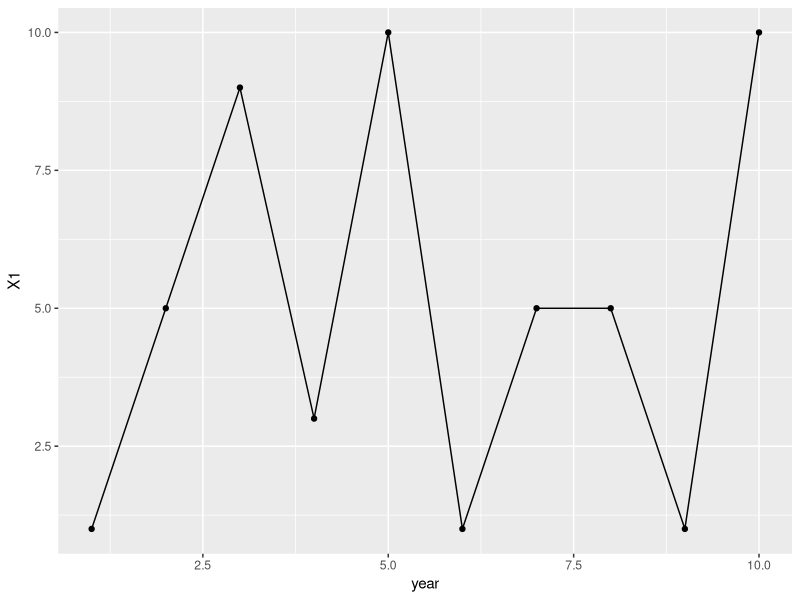

The R source for this figure:
#' Square a number
#'
#' takes x and squares it
#'
#' @author Mike Kozel
#'
#' @param x a numeric variable to be squared
#' @return the square of the input
#' @export

library(ggplot2)

square <- function(x){
  return(x^2)
}

#' cube a number
#' @param X a number to be cubed
#' @return  the cube of the input
#' @export
cube <- function(x){
  return(x^3)
}

#' generate a graph
#' @param X between 0 and 10
#' @return a ggplot graph
#' @export

rn <- data.frame(replicate(3, sample(0:10,10, rep=T)))

year <- c(1:10)

rn$year <- year

ggplot(data=rn, aes(x = year, y=X1, group=1)) +
  geom_line() + geom_point()
